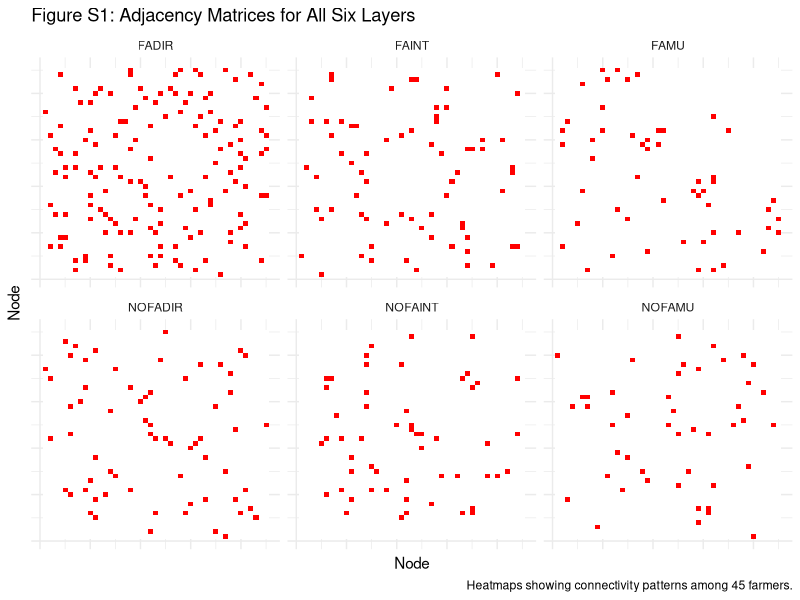
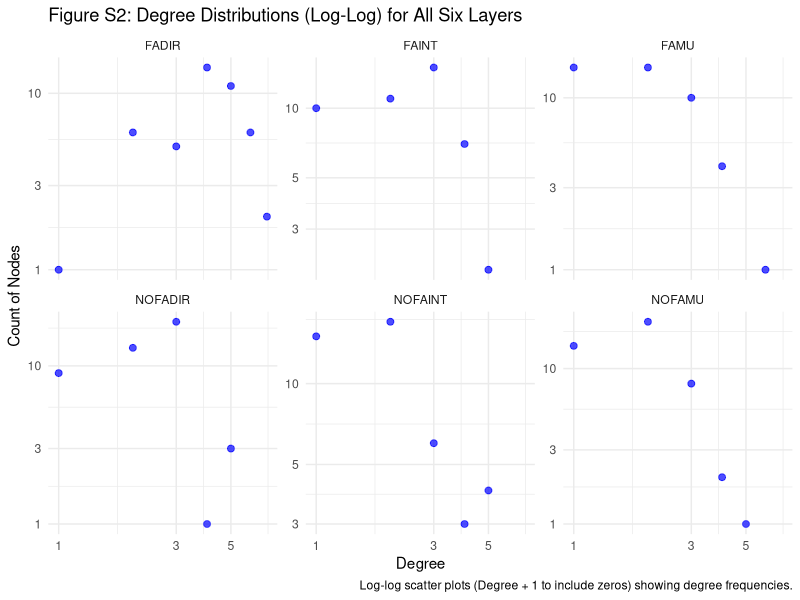
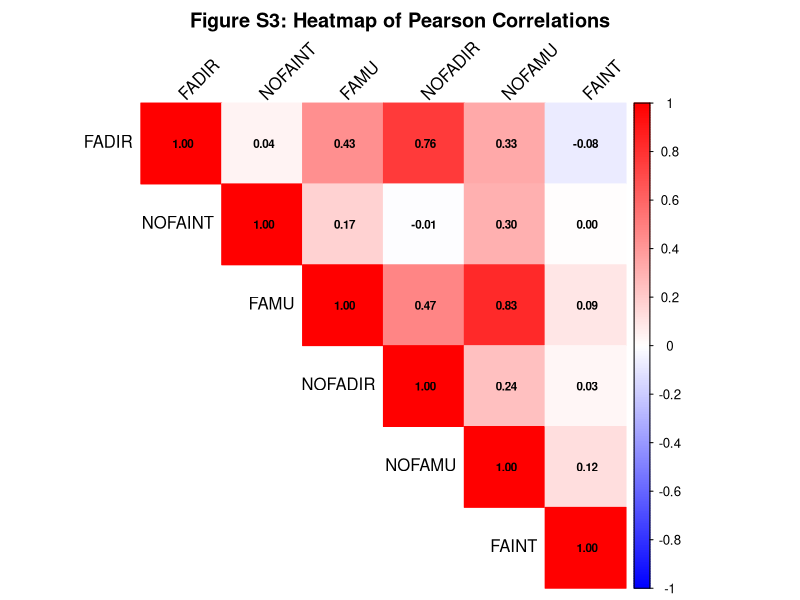

Reproduce these figures in R, in order.
# Load required packages
library(igraph)      # For network creation and analysis
library(ggplot2)     # For plotting adjacency matrices and degree distributions
library(tidyr)       # For reshaping data
library(dplyr)       # For data manipulation
library(corrplot)    # For correlation heatmap

# Set seed for reproducibility
set.seed(123)

# Simulate example networks using sample_gnm
layers <- list(
  FADIR = sample_gnm(45, 72),    # 72 edges
  FAINT = sample_gnm(45, 35),    # 35 edges
  FAMU = sample_gnm(45, 26),     # 26 edges
  NOFADIR = sample_gnm(45, 33),  # 33 edges
  NOFAINT = sample_gnm(45, 27),  # 27 edges
  NOFAMU = sample_gnm(45, 23)    # 23 edges
)

# --- Figure S1: Adjacency Matrices ---
# Function to convert adjacency matrix to long format for ggplot2
adj_to_df <- function(graph, layer_name) {
  adj <- as_adjacency_matrix(graph, sparse = FALSE)
  adj_df <- as.data.frame(adj)
  adj_df$Node1 <- 1:45
  adj_long <- pivot_longer(adj_df, cols = -Node1, names_to = "Node2", values_to = "Edge")
  adj_long$Node2 <- as.integer(gsub("V", "", adj_long$Node2))
  adj_long$Layer <- layer_name
  return(adj_long)
}

# Combine all layers into one dataframe
adj_data <- do.call(rbind, mapply(adj_to_df, layers, names(layers), SIMPLIFY = FALSE))

# Plot heatmaps
p1 <- ggplot(adj_data, aes(x = Node1, y = Node2, fill = Edge)) +
  geom_tile() +
  scale_fill_gradient(low = "white", high = "red", limits = c(0, 1)) +
  facet_wrap(~ Layer, ncol = 3) +
  labs(title = "Figure S1: Adjacency Matrices for All Six Layers",
       x = "Node", y = "Node",
       caption = "Heatmaps showing connectivity patterns among 45 farmers.") +
  theme_minimal() +
  theme(legend.position = "none",
        axis.text = element_blank(),
        axis.ticks = element_blank())

# Save as PDF
ggsave("adjacency_matrices.pdf", p1, width = 10, height = 6)

# --- Figure S2: Degree Distributions (Scatter Plots) ---
# Calculate degrees and prepare data, including zeros for completeness
degree_data <- lapply(names(layers), function(layer) {
  deg <- degree(layers[[layer]])
  deg_table <- table(deg)  # Count nodes per degree
  data.frame(Degree = as.numeric(names(deg_table)),
             Count = as.numeric(deg_table),
             Layer = layer)
})
degree_df <- do.call(rbind, degree_data)

# Plot log-log scatter plots
p2 <- ggplot(degree_df, aes(x = Degree + 1, y = Count)) +  # Add 1 to shift zeros
  geom_point(color = "blue", alpha = 0.7, size = 2) +
  facet_wrap(~ Layer, ncol = 3, scales = "free_y") +
  scale_x_log10() +
  scale_y_log10() +
  labs(title = "Figure S2: Degree Distributions (Log-Log) for All Six Layers",
       x = "Degree", y = "Count of Nodes",
       caption = "Log-log scatter plots (Degree + 1 to include zeros) showing degree frequencies.") +
  theme_minimal()

# Save as PDF
ggsave("degree_distributions.pdf", p2, width = 10, height = 6)

# --- Figure S3: Correlation Heatmap ---
# Correlation matrix from Table \ref{tab:correlation}
corr_matrix <- matrix(c(
  1.00, 0.04, 0.43, 0.76, 0.33, -0.08,
  0.04, 1.00, 0.17, -0.01, 0.30, 0.00,
  0.43, 0.17, 1.00, 0.47, 0.83, 0.09,
  0.76, -0.01, 0.47, 1.00, 0.24, 0.03,
  0.33, 0.30, 0.83, 0.24, 1.00, 0.12,
  -0.08, 0.00, 0.09, 0.03, 0.12, 1.00
), nrow = 6, byrow = TRUE)
rownames(corr_matrix) <- colnames(corr_matrix) <- c("FADIR", "NOFAINT", "FAMU", "NOFADIR", "NOFAMU", "FAINT")

# Create heatmap
pdf("correlation_heatmap.pdf", width = 6, height = 6)
corrplot(corr_matrix, method = "color", type = "upper",
         addCoef.col = "black", number.cex = 0.7,
         col = colorRampPalette(c("blue", "white", "red"))(200),
         tl.col = "black", tl.srt = 45,
         title = "Figure S3: Heatmap of Pearson Correlations",
         mar = c(0, 0, 2, 0))
dev.off()

# Notify completion
cat("Figures generated: adjacency_matrices.pdf, degree_distributions.pdf, correlation_heatmap.pdf\n")